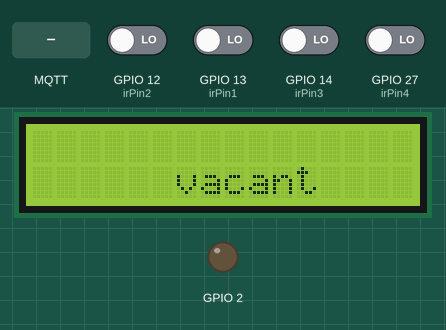
Bench run of a sketch on a simulated ESP32. Parts: 16×2 character LCD, output pins drawn as LEDs (lit = HIGH). The test bench sets the inputs (shaded band); at power-on: GPIO 12 (irPin2), GPIO 13 (irPin1), GPIO 14 (irPin3), GPIO 27 (irPin4) LOW. WiFi joins after 1.5 s; servers stay silent unless stated; no MQTT or app messages arrive unless stated; what the sketch prints to the serial monitor is not drawn.

Above: at 2.7 s.
2.8 s: MQTT message "1:booked" arrives on the first subscribed topic
At 3.1 s:
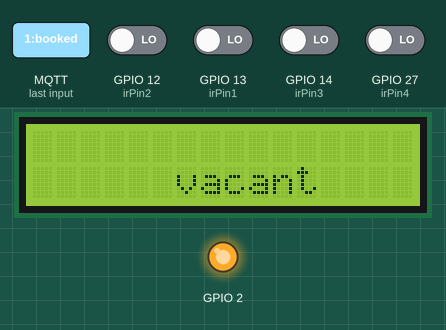
5.8 s: GPIO 12 (irPin2) driven HIGH
8.8 s: GPIO 27 (irPin4) driven HIGH
At 9.8 s:
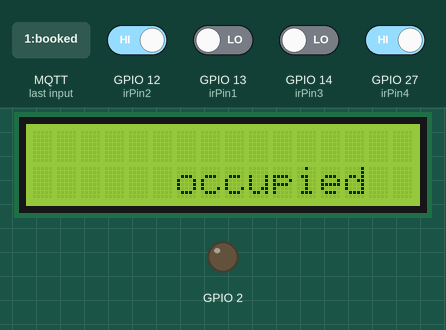
11.8 s: GPIO 13 (irPin1) driven HIGH
14.8 s: GPIO 14 (irPin3) driven HIGH
17.8 s: MQTT message "2:booked" arrives on the first subscribed topic
At 18.6 s:
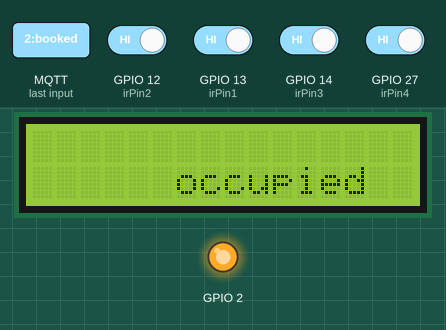
Timing chart, 0 to 21.3 s (numbered marks = the images above; inputs shaded):
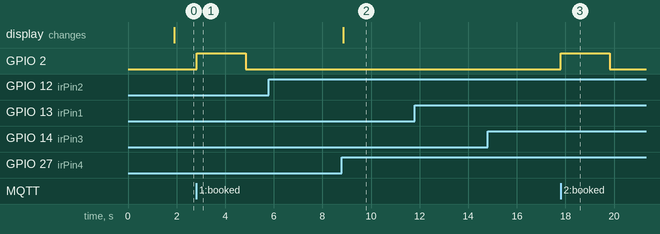

The sketch:

finshal_code_esp32_with_lcd.ino.ino
```cpp
#include <WiFi.h>
#include <PubSubClient.h>
#include <LiquidCrystal_I2C.h>

const char* ssid = "A.S";
const char* password = "1967@1974@";
const char* mqtt_server = "192.168.0.88";

const char* topic = "parking/status"; //topic to publish the parking state to broker
const char* topic1 = "parking/told"; // topic to subscribe the parking state from broker

const int irPin1 = 13; // IR sensor pin
const int irPin2 = 12; // IR sensor pin
const int irPin3 = 14; // IR sensor pin
const int irPin4 = 27; // IR sensor pin
int parkingSpaceID1 = 1; // Change this for each ESP32
int parkingSpaceID2 = 2; // Change this for each ESP32
int parkingSpaceID3 = 3; // Change this for each ESP32
int parkingSpaceID4 = 4; // Change this for each ESP32

LiquidCrystal_I2C lcd(0x27, 16, 2); // I2C address 0x27, 16 column and 2 rows

WiFiClient espClient;
PubSubClient client(espClient);

bool isSpaceBooked = false; // Variable to track booking status

void setup_wifi() {
  delay(10);
  Serial.println();
  Serial.print("Connecting to ");
  Serial.println(ssid);

  WiFi.begin(ssid, password);

  while (WiFi.status() != WL_CONNECTED) {
    delay(500);
    Serial.print(".");
  }

  Serial.println("");
  Serial.println("WiFi connected");
  Serial.println("IP address: ");
  Serial.println(WiFi.localIP());
}

void callback(char* topic1, byte* payload, unsigned int length) {

  String message = "";
  for (int i = 0; i < length; i++) {
    message += (char)payload[i];
  }
  // Print the received message
  Serial.print("Received message: ");
  Serial.println(message);

  // Update booking status based on the received message
  if (message.equals("1:booked") || message.equals("2:booked") || message.equals("3:booked") || message.equals("4:booked")) {
     Serial.println("booked");
    digitalWrite(2, HIGH);
    delay(2000);
    digitalWrite(2, LOW);
    delay(500);
  }
  else
  {
    // Handle other states here
  }
}

void reconnect() {
  while (!client.connected()) {
    Serial.print("Attempting MQTT connection...");
    if (client.connect("ESP32Client")) {
      Serial.println("connected");
      client.subscribe(topic1);
    } else {
      Serial.print("failed, rc=");
      Serial.print(client.state());
      Serial.println(" try again in 5 seconds");
      delay(5000);
    }
  }
}

void setup() {
  Serial.begin(115200);
  pinMode(irPin1, INPUT);
  pinMode(irPin2, INPUT);
  pinMode(irPin3, INPUT);
  pinMode(irPin4, INPUT);

  lcd.init(); // initialize the lcd
  lcd.backlight(); // to clear lcd

  setup_wifi();
  client.setServer(mqtt_server, 1883); // define my broker and message port
  client.setCallback(callback); // define the connecting void
  pinMode(2, OUTPUT);
}

void loop() {
  if (!client.connected()) {
    reconnect();
  }
  client.loop();

  // Read IR sensor
  int sensorValue1 = digitalRead(irPin1);
  int sensorValue2 = digitalRead(irPin2);
  int sensorValue3 = digitalRead(irPin3);
  int sensorValue4 = digitalRead(irPin4);

  // Publish status to MQTT broker
  if (sensorValue1 == HIGH)
  {

    lcd.clear();                 // clear display
    lcd.setCursor(0, 0);         // move cursor to   (0, 0)
    lcd.print("occupied");
    client.publish("parking/status", (String(parkingSpaceID1) + ":occupied").c_str());
  }
  else
  {
    lcd.clear();                 // clear display
    lcd.setCursor(0, 0);         // move cursor to   (0, 0)
    lcd.print("vacant");
    client.publish("parking/status", (String(parkingSpaceID1) + ":vacant").c_str());
  }
  //delay(1000);

  // Publish status to MQTT broker
  if (sensorValue2 == HIGH)
   {
    lcd.clear();                 // clear display
    lcd.setCursor(6, 0);         // move cursor to   (6, 0)
    lcd.print("occupied");
    client.publish("parking/status", (String(parkingSpaceID2) + ":occupied").c_str());
  }
  else
  {
    lcd.clear();                 // clear display
    lcd.setCursor(6, 0);         // move cursor to   (6, 0)
    lcd.print("vacant");
    client.publish("parking/status", (String(parkingSpaceID2) + ":vacant").c_str());
  }
  //delay(1000);

  if (sensorValue3 == HIGH)
  {
    lcd.clear();                 // clear display
    lcd.setCursor(0, 1);         // move cursor to   (0, 1)
    lcd.print("occupied");
    client.publish("parking/status", (String(parkingSpaceID3) + ":occupied").c_str());
  }
  else
  {
    lcd.clear();                 // clear display
    lcd.setCursor(0, 1);         // move cursor to   (0, 1)
    lcd.print("vacant");
    client.publish("parking/status", (String(parkingSpaceID3) + ":vacant").c_str());
  }
  //delay(1000);

  if (sensorValue4 == HIGH)
  {
    lcd.clear();                 // clear display
    lcd.setCursor(6, 1);         // move cursor to   (6, 1)
    lcd.print("occupied");
    client.publish("parking/status", (String(parkingSpaceID4) + ":occupied").c_str());
  }
  else
  {
    lcd.clear();                 // clear display
    lcd.setCursor(6, 1);         // move cursor to   (6, 1)
    lcd.print("vacant");
    client.publish("parking/status", (String(parkingSpaceID4) + ":vacant").c_str());
  }
  //delay(1000);
}
```

Measured:
- after the input at 2.8 s, GPIO 2: LOW → HIGH at once, → LOW 2.0 s later
- after the input at 5.8 s, every drawn part: stays the same
- after the input at 8.8 s, the display: changes after 0.06 s (image 2)
- after the input at 11.8 s, every drawn part: stays the same
- after the input at 14.8 s, every drawn part: stays the same
- after the input at 17.8 s, GPIO 2: LOW → HIGH at once, → LOW 2.0 s later
